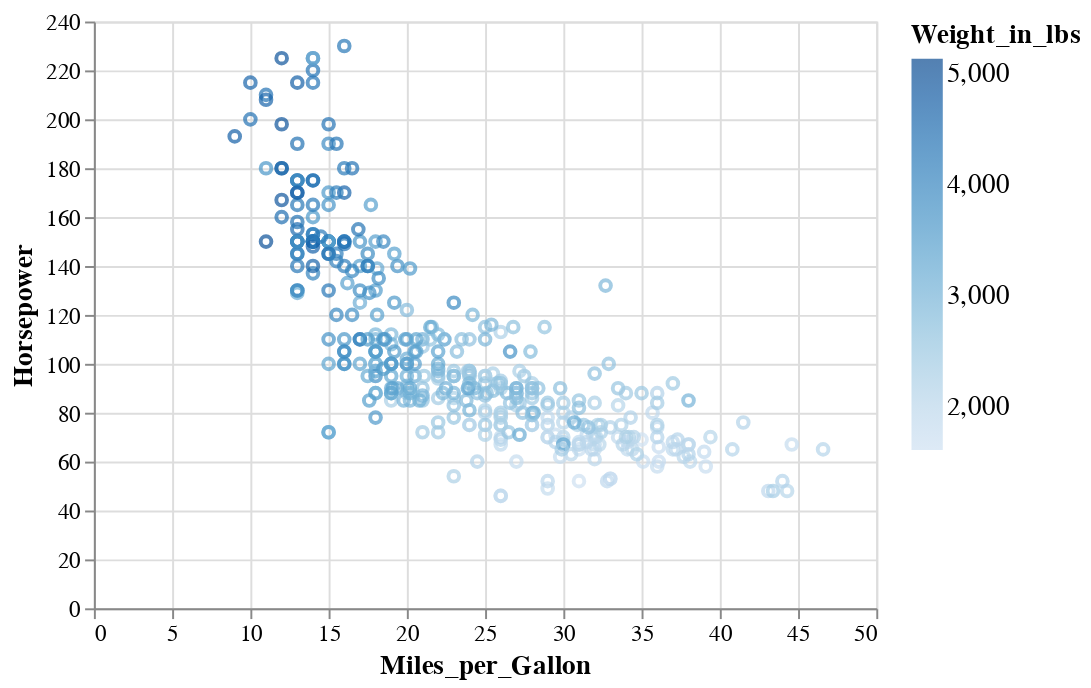

Notebook code cell kept with this figure:
### Markdown cell above
Here we can see that there seems to be a negative correlation with Horsepower and Miles_per_Gallon:
More powerful cars consume more gas.

But there might be other variables that also influence this relationship,
e.g. the weight of the car probably matters for fuel efficiency,
since more force is needed to propel a bigger mass.
We can add more dimensions to this chart,
e.g. specifying which column we want to color the points by
and Altair will automatically figure out an appropriate colorscale to use.

### Code cell
alt.Chart(cars).mark_point().encode(
    x='Miles_per_Gallon',
    y='Horsepower',
    color='Weight_in_lbs'
)

### Figure 1 — Vega-Lite specification as saved in the notebook (floating-point values rounded to 4 significant figures; data arrays with more than 128 entries replaced by an {"elided": "..."} marker saying what was removed)
{"config": {"view": {"continuousWidth": 400, "continuousHeight": 300}, "legend": {"symbolSize": 14, "titleFontSize": 14, "labelFontSize": 14}, "axis": {"titleFontSize": 14, "labelFontSize": 12}, "header": {"titleFontSize": 16, "labelFontSize": 14}, "encoding": {"x": {"scale": {"zero": false}}}}, "data": {"name": "data-a55d0794197abab0d2e91349d6406868"}, "mark": {"type": "point"}, "encoding": {"color": {"field": "Weight_in_lbs", "type": "quantitative"}, "x": {"field": "Miles_per_Gallon", "type": "quantitative"}, "y": {"field": "Horsepower", "type": "quantitative"}}, "$schema": "https://vega.github.io/schema/vega-lite/v5.20.1.json", "datasets": {"data-a55d0794197abab0d2e91349d6406868": {"elided": "399 records"}}}
